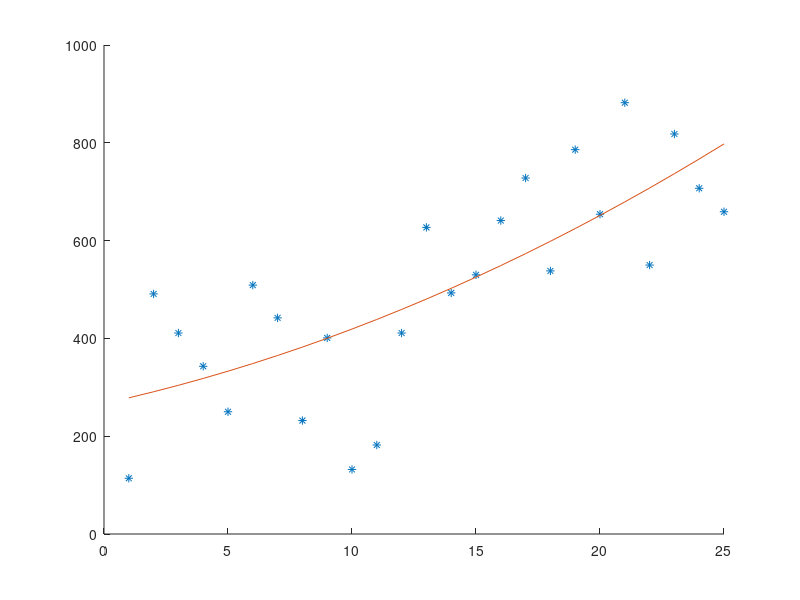

MATLAB code for this plot:
x = 1:25; 
y = x.*x+randi(500,1,25);


xx = x;
yy = y;
p = polyfit(xx, yy,2);
yx=polyval(p,xx);
figure;
hold on
plot(xx, yy, '*');
plot(x,yx)
hold off
r=corrcoef(xx,yy);
r_sq = r(2,1)*2;
r_sq;
disp(r_sq)
